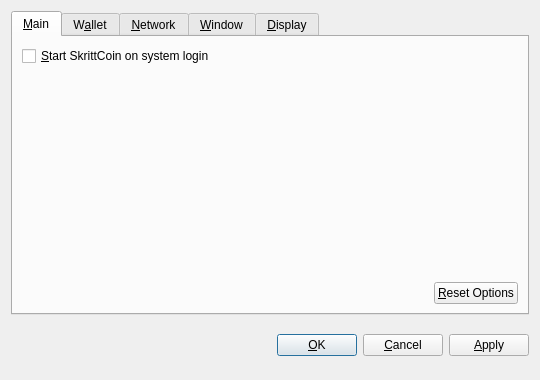
<?xml version="1.0" encoding="UTF-8"?>
<ui version="4.0">
 <class>OptionsDialog</class>
 <widget class="QDialog" name="OptionsDialog">
  <property name="geometry">
   <rect>
    <x>0</x>
    <y>0</y>
    <width>540</width>
    <height>380</height>
   </rect>
  </property>
  <property name="windowTitle">
   <string>Options</string>
  </property>
  <property name="modal">
   <bool>true</bool>
  </property>
  <layout class="QVBoxLayout" name="verticalLayout">
   <item>
    <widget class="QTabWidget" name="tabWidget">
     <property name="tabPosition">
      <enum>QTabWidget::North</enum>
     </property>
     <property name="currentIndex">
      <number>0</number>
     </property>
     <widget class="QWidget" name="tabMain">
      <attribute name="title">
       <string>&amp;Main</string>
      </attribute>
      <layout class="QVBoxLayout" name="verticalLayout_Main">
       <item>
        <widget class="QCheckBox" name="bitcoinAtStartup">
         <property name="toolTip">
          <string>Automatically start SkrittCoin after logging in to the system.</string>
         </property>
         <property name="text">
          <string>&amp;Start SkrittCoin on system login</string>
         </property>
        </widget>
       </item>
       <item>
        <spacer name="verticalSpacer_Main">
         <property name="orientation">
          <enum>Qt::Vertical</enum>
         </property>
         <property name="sizeHint" stdset="0">
          <size>
           <width>20</width>
           <height>40</height>
          </size>
         </property>
        </spacer>
       </item>
       <item>
        <layout class="QHBoxLayout" name="horizontalLayout_2_Main">
         <item>
          <spacer name="horizontalSpacer_2_Main">
           <property name="orientation">
            <enum>Qt::Horizontal</enum>
           </property>
           <property name="sizeHint" stdset="0">
            <size>
             <width>40</width>
             <height>20</height>
            </size>
           </property>
          </spacer>
         </item>
         <item>
          <widget class="QPushButton" name="resetButton">
           <property name="toolTip">
            <string>Reset all client options to default.</string>
           </property>
           <property name="text">
            <string>&amp;Reset Options</string>
           </property>
           <property name="autoDefault">
            <bool>false</bool>
           </property>
          </widget>
         </item>
        </layout>
       </item>
      </layout>
     </widget>
     <widget class="QWidget" name="tabWallet">
      <attribute name="title">
       <string>W&amp;allet</string>
      </attribute>
      <layout class="QVBoxLayout" name="verticalLayout_Network">
       <item>
        <widget class="QLabel" name="transactionFeeInfoLabel">
         <property name="text">
          <string>Optional transaction fee per kB that helps make sure your transactions are processed quickly. Most transactions are 1 kB.</string>
         </property>
         <property name="textFormat">
          <enum>Qt::PlainText</enum>
         </property>
         <property name="wordWrap">
          <bool>true</bool>
         </property>
        </widget>
       </item>
       <item>
        <layout class="QHBoxLayout" name="horizontalLayout_1_Main">
         <item>
          <widget class="QLabel" name="transactionFeeLabel">
           <property name="text">
            <string>Pay transaction &amp;fee</string>
           </property>
           <property name="textFormat">
            <enum>Qt::PlainText</enum>
           </property>
           <property name="buddy">
            <cstring>transactionFee</cstring>
           </property>
          </widget>
         </item>
         <item>
          <widget class="BitcoinAmountField" name="transactionFee"/>
         </item>
         <item>
          <spacer name="horizontalSpacer_1_Main">
           <property name="orientation">
            <enum>Qt::Horizontal</enum>
           </property>
           <property name="sizeHint" stdset="0">
            <size>
             <width>40</width>
             <height>20</height>
            </size>
           </property>
          </spacer>
         </item>
        </layout>
       </item>
       <item>
        <widget class="QLabel" name="label">
         <property name="text">
          <string>If you disable the spending of unconfirmed change, the change from a transaction cannot be used until that transaction has at least one confirmation. This also affects how your balance is computed.</string>
         </property>
         <property name="wordWrap">
          <bool>true</bool>
         </property>
        </widget>
       </item>
       <item>
        <widget class="QCheckBox" name="spendZeroConfChange">
         <property name="text">
          <string>Spend unconfirmed change  (experts only)</string>
         </property>
        </widget>
       </item>
       <item>
        <spacer name="verticalSpacer">
         <property name="orientation">
          <enum>Qt::Vertical</enum>
         </property>
         <property name="sizeHint" stdset="0">
          <size>
           <width>20</width>
           <height>40</height>
          </size>
         </property>
        </spacer>
       </item>
      </layout>
     </widget>
     <widget class="QWidget" name="tabNetwork">
      <attribute name="title">
       <string>&amp;Network</string>
      </attribute>
      <layout class="QVBoxLayout" name="verticalLayout_Network">
       <item>
        <widget class="QCheckBox" name="mapPortUpnp">
         <property name="toolTip">
          <string>Automatically open the SkrittCoin client port on the router. This only works when your router supports UPnP and it is enabled.</string>
         </property>
         <property name="text">
          <string>Map port using &amp;UPnP</string>
         </property>
        </widget>
       </item>
       <item>
        <widget class="QCheckBox" name="connectSocks">
         <property name="toolTip">
          <string>Connect to the SkrittCoin network through a SOCKS proxy (e.g. when connecting through Tor).</string>
         </property>
         <property name="text">
          <string>&amp;Connect through SOCKS proxy:</string>
         </property>
        </widget>
       </item>
       <item>
        <layout class="QHBoxLayout" name="horizontalLayout_Network">
         <item>
          <widget class="QLabel" name="proxyIpLabel">
           <property name="text">
            <string>Proxy &amp;IP:</string>
           </property>
           <property name="textFormat">
            <enum>Qt::PlainText</enum>
           </property>
           <property name="buddy">
            <cstring>proxyIp</cstring>
           </property>
          </widget>
         </item>
         <item>
          <widget class="QValidatedLineEdit" name="proxyIp">
           <property name="maximumSize">
            <size>
             <width>140</width>
             <height>16777215</height>
            </size>
           </property>
           <property name="toolTip">
            <string>IP address of the proxy (e.g. 127.0.0.1)</string>
           </property>
          </widget>
         </item>
         <item>
          <widget class="QLabel" name="proxyPortLabel">
           <property name="text">
            <string>&amp;Port:</string>
           </property>
           <property name="textFormat">
            <enum>Qt::PlainText</enum>
           </property>
           <property name="buddy">
            <cstring>proxyPort</cstring>
           </property>
          </widget>
         </item>
         <item>
          <widget class="QLineEdit" name="proxyPort">
           <property name="maximumSize">
            <size>
             <width>55</width>
             <height>16777215</height>
            </size>
           </property>
           <property name="toolTip">
            <string>Port of the proxy (e.g. 9050)</string>
           </property>
          </widget>
         </item>
         <item>
          <widget class="QLabel" name="socksVersionLabel">
           <property name="text">
            <string>SOCKS &amp;Version:</string>
           </property>
           <property name="textFormat">
            <enum>Qt::PlainText</enum>
           </property>
           <property name="buddy">
            <cstring>socksVersion</cstring>
           </property>
          </widget>
         </item>
         <item>
          <widget class="QValueComboBox" name="socksVersion">
           <property name="toolTip">
            <string>SOCKS version of the proxy (e.g. 5)</string>
           </property>
          </widget>
         </item>
         <item>
          <spacer name="horizontalSpacer_Network">
           <property name="orientation">
            <enum>Qt::Horizontal</enum>
           </property>
           <property name="sizeHint" stdset="0">
            <size>
             <width>40</width>
             <height>20</height>
            </size>
           </property>
          </spacer>
         </item>
        </layout>
       </item>
       <item>
        <spacer name="verticalSpacer_Network">
         <property name="orientation">
          <enum>Qt::Vertical</enum>
         </property>
         <property name="sizeHint" stdset="0">
          <size>
           <width>20</width>
           <height>40</height>
          </size>
         </property>
        </spacer>
       </item>
      </layout>
     </widget>
     <widget class="QWidget" name="tabWindow">
      <attribute name="title">
       <string>&amp;Window</string>
      </attribute>
      <layout class="QVBoxLayout" name="verticalLayout_Window">
       <item>
        <widget class="QCheckBox" name="minimizeToTray">
         <property name="toolTip">
          <string>Show only a tray icon after minimizing the window.</string>
         </property>
         <property name="text">
          <string>&amp;Minimize to the tray instead of the taskbar</string>
         </property>
        </widget>
       </item>
       <item>
        <widget class="QCheckBox" name="minimizeOnClose">
         <property name="toolTip">
          <string>Minimize instead of exit the application when the window is closed. When this option is enabled, the application will be closed only after selecting Quit in the menu.</string>
         </property>
         <property name="text">
          <string>M&amp;inimize on close</string>
         </property>
        </widget>
       </item>
       <item>
        <spacer name="verticalSpacer_Window">
         <property name="orientation">
          <enum>Qt::Vertical</enum>
         </property>
         <property name="sizeHint" stdset="0">
          <size>
           <width>20</width>
           <height>40</height>
          </size>
         </property>
        </spacer>
       </item>
      </layout>
     </widget>
     <widget class="QWidget" name="tabDisplay">
      <attribute name="title">
       <string>&amp;Display</string>
      </attribute>
      <layout class="QVBoxLayout" name="verticalLayout_Display">
       <item>
        <layout class="QHBoxLayout" name="horizontalLayout_1_Display">
         <item>
          <widget class="QLabel" name="langLabel">
           <property name="text">
            <string>User Interface &amp;language:</string>
           </property>
           <property name="textFormat">
            <enum>Qt::PlainText</enum>
           </property>
           <property name="buddy">
            <cstring>lang</cstring>
           </property>
          </widget>
         </item>
         <item>
          <widget class="QValueComboBox" name="lang">
           <property name="toolTip">
            <string>The user interface language can be set here. This setting will take effect after restarting SkrittCoin.</string>
           </property>
          </widget>
         </item>
        </layout>
       </item>
       <item>
        <layout class="QHBoxLayout" name="horizontalLayout_2_Display">
         <item>
          <widget class="QLabel" name="unitLabel">
           <property name="text">
            <string>&amp;Unit to show amounts in:</string>
           </property>
           <property name="textFormat">
            <enum>Qt::PlainText</enum>
           </property>
           <property name="buddy">
            <cstring>unit</cstring>
           </property>
          </widget>
         </item>
         <item>
          <widget class="QValueComboBox" name="unit">
           <property name="toolTip">
            <string>Choose the default subdivision unit to show in the interface and when sending coins.</string>
           </property>
          </widget>
         </item>
        </layout>
       </item>
       <item>
        <widget class="QCheckBox" name="displayAddresses">
         <property name="toolTip">
          <string>Whether to show SkrittCoin addresses in the transaction list or not.</string>
         </property>
         <property name="text">
          <string>&amp;Display addresses in transaction list</string>
         </property>
        </widget>
       </item>
       <item>
        <widget class="QCheckBox" name="coinControlFeatures">
         <property name="toolTip">
          <string>Whether to show coin control features or not.</string>
         </property>
         <property name="text">
          <string>Display coin &amp;control features (experts only!)</string>
         </property>
        </widget>
       </item>
       <item>
        <spacer name="verticalSpacer_Display">
         <property name="orientation">
          <enum>Qt::Vertical</enum>
         </property>
         <property name="sizeHint" stdset="0">
          <size>
           <width>20</width>
           <height>40</height>
          </size>
         </property>
        </spacer>
       </item>
      </layout>
     </widget>
    </widget>
   </item>
   <item>
    <layout class="QHBoxLayout" name="horizontalLayout_Buttons">
     <item>
      <spacer name="horizontalSpacer_1">
       <property name="orientation">
        <enum>Qt::Horizontal</enum>
       </property>
       <property name="sizeHint" stdset="0">
        <size>
         <width>40</width>
         <height>48</height>
        </size>
       </property>
      </spacer>
     </item>
     <item>
      <widget class="QLabel" name="statusLabel">
       <property name="font">
        <font>
         <weight>75</weight>
         <bold>true</bold>
        </font>
       </property>
       <property name="text">
        <string/>
       </property>
       <property name="textFormat">
        <enum>Qt::PlainText</enum>
       </property>
       <property name="wordWrap">
        <bool>true</bool>
       </property>
      </widget>
     </item>
     <item>
      <spacer name="horizontalSpacer_2">
       <property name="orientation">
        <enum>Qt::Horizontal</enum>
       </property>
       <property name="sizeHint" stdset="0">
        <size>
         <width>40</width>
         <height>48</height>
        </size>
       </property>
      </spacer>
     </item>
     <item>
      <widget class="QPushButton" name="okButton">
       <property name="text">
        <string>&amp;OK</string>
       </property>
      </widget>
     </item>
     <item>
      <widget class="QPushButton" name="cancelButton">
       <property name="text">
        <string>&amp;Cancel</string>
       </property>
       <property name="autoDefault">
        <bool>false</bool>
       </property>
      </widget>
     </item>
     <item>
      <widget class="QPushButton" name="applyButton">
       <property name="text">
        <string>&amp;Apply</string>
       </property>
       <property name="autoDefault">
        <bool>false</bool>
       </property>
      </widget>
     </item>
    </layout>
   </item>
  </layout>
 </widget>
 <customwidgets>
  <customwidget>
   <class>BitcoinAmountField</class>
   <extends>QSpinBox</extends>
   <header>bitcoinamountfield.h</header>
  </customwidget>
  <customwidget>
   <class>QValueComboBox</class>
   <extends>QComboBox</extends>
   <header>qvaluecombobox.h</header>
  </customwidget>
  <customwidget>
   <class>QValidatedLineEdit</class>
   <extends>QLineEdit</extends>
   <header>qvalidatedlineedit.h</header>
  </customwidget>
 </customwidgets>
 <resources/>
 <connections/>
</ui>
